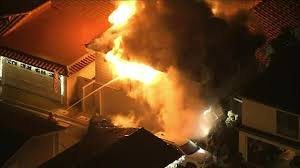
#> input picture FIRE_SMOKE_DATASET/FIRE-SMOKE-DATASET/Test/Fire/image_14.jpg, 300 x 168 px, given in place of predictions.jpg, which was not available
$ jupyter execute --allow-errors Untitled1.ipynb   (shell and % lines are left out)   (text cells are left out)
#> lines starting #> are read from the running program, lines starting #| are printed output that depends on the picture
[cell 1]
# clone darknet repo

[cell 2]
# change makefile to have GPU and OPENCV enabled
%cd darknet

[cell 3]
# verify CUDA

[cell 4]
# make darknet (builds darknet so that you can then use the darknet executable file to run or train object detectors)

[cell 5]
# define helper functions
def imShow(path):
#> called with path = 'predictions.jpg'
  import cv2
  import matplotlib.pyplot as plt
  %matplotlib inline

  image = cv2.imread(path)
#> image is the input picture: shape (168, 300, 3); mean B, G, R 29.1, 60.9, 99.5
  height, width = image.shape[:2]
#> height = 168; width = 300
  resized_image = cv2.resize(image,(3*width, 3*height), interpolation = cv2.INTER_CUBIC)

  fig = plt.gcf()
  fig.set_size_inches(18, 10)
  plt.axis("off")
  plt.imshow(cv2.cvtColor(resized_image, cv2.COLOR_BGR2RGB))
  plt.show()
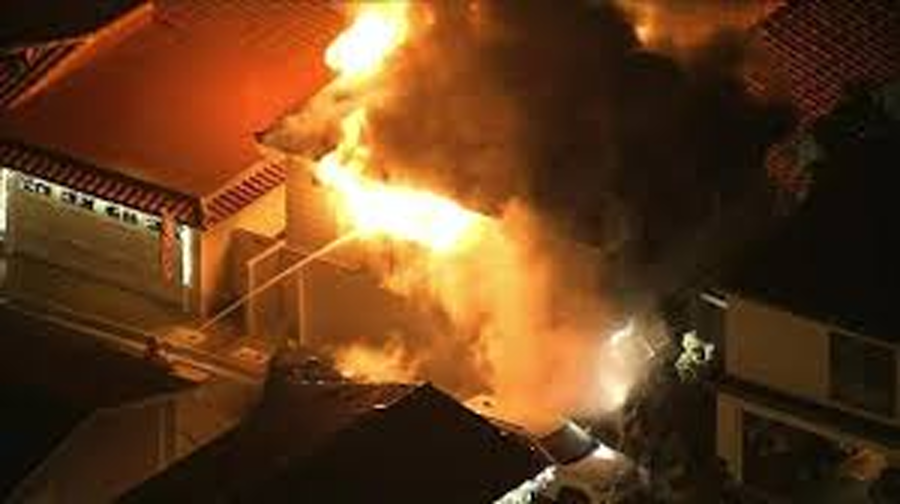
#> shown: shape (504, 900, 3); mean R, G, B 99.5, 60.9, 29.1

# use this to upload files
def upload():
  from google.colab import files
  uploaded = files.upload()
#> the answer given: image_14.jpg
  for name, data in uploaded.items():
    with open(name, 'wb') as f:
      f.write(data)
      print ('saved file', name)

# use this to download a file
def download(path):
  from google.colab import files
  files.download(path)

[cell 6]
# run darknet detection on test images

[cell 7]
# show image using our helper function
imShow('predictions.jpg')

#> (a cell that did not finish here is left out)

[cell 9]
# try out the upload helper function! (I uploaded an image called highway.jpg, upload whatever you want!)
%cd ..
upload()
%cd darknet

[cell 10]
# run darknet with YOLOv4 on your personal image! (note yours will not be called highway.jpg so change the name)
imShow('predictions.jpg')

[cell 11]
# this creates a symbolic link so that now the path /content/gdrive/My\ Drive/ is equal to /mydrive

[cell 12]
# cd back into the darknet folder to run detections
%cd /content/darknet

[cell 13]
imShow('predictions.jpg')

$ run again, on FIRE_SMOKE_DATASET/FIRE-SMOKE-DATASET/Test/Fire/image_17.jpg
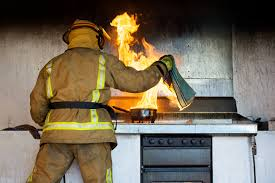
#> input picture FIRE_SMOKE_DATASET/FIRE-SMOKE-DATASET/Test/Fire/image_17.jpg, 275 x 183 px, given in place of predictions.jpg, which was not available
#> in imShow, image is the input picture: shape (183, 275, 3); mean B, G, R 89, 107.3, 118.4
#> in imShow, `resized_image = cv2.resize(image,(3*width, 3*height), interpolation = ..`:
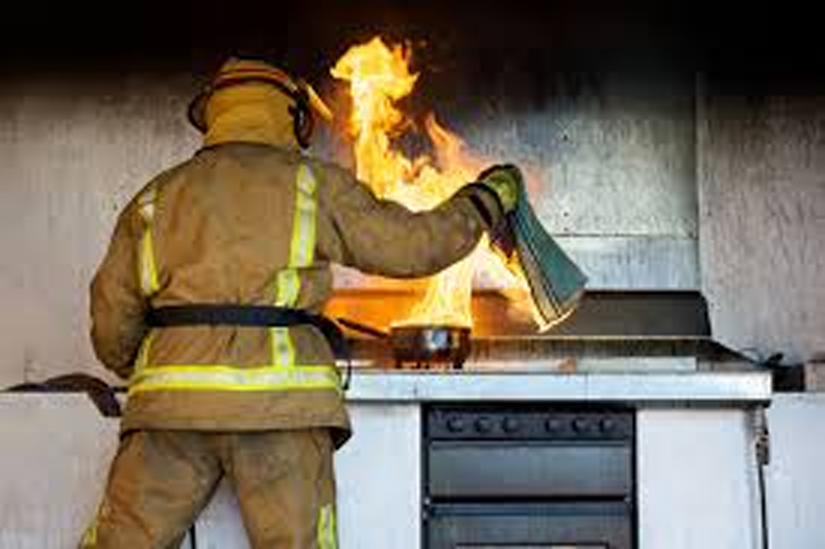
#> resized_image: shape (549, 825, 3); mean B, G, R 89.1, 107.3, 118.4

$ run again, on FIRE_SMOKE_DATASET/FIRE-SMOKE-DATASET/Test/Fire/image_19.jpg
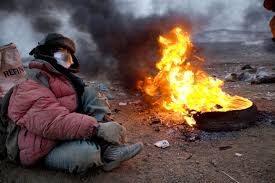
#> input picture FIRE_SMOKE_DATASET/FIRE-SMOKE-DATASET/Test/Fire/image_19.jpg, 275 x 183 px, given in place of predictions.jpg, which was not available
#> in imShow, image is the input picture: shape (183, 275, 3); mean B, G, R 73.5, 82.4, 101
#> in imShow, `plt.show()`:
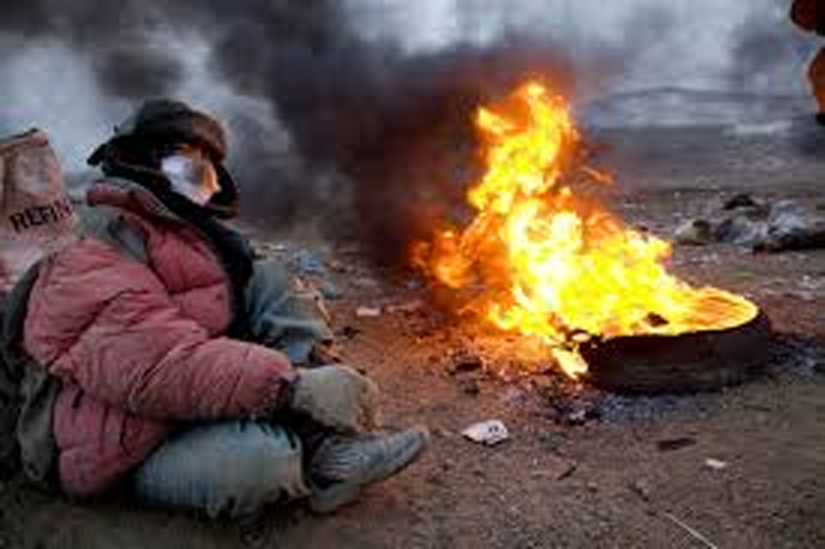
#> shown: shape (549, 825, 3); mean R, G, B 100.9, 82.4, 73.5
